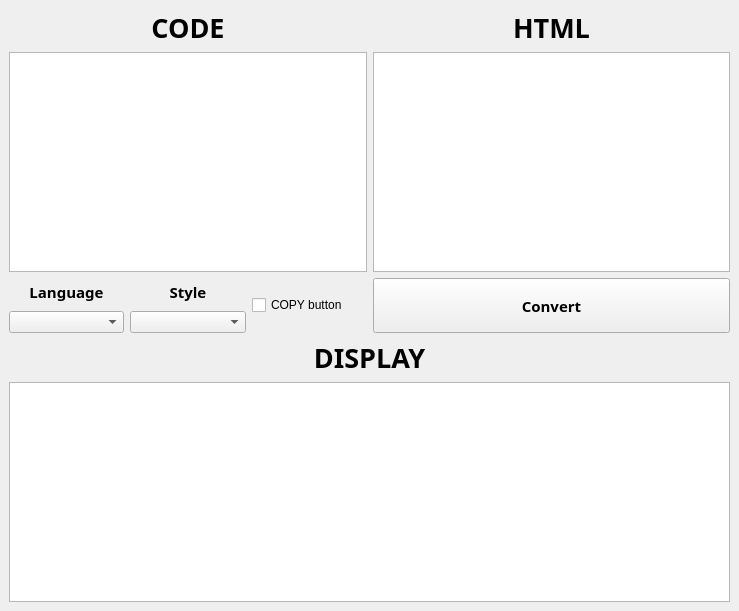
<?xml version="1.0" encoding="UTF-8"?>
<ui version="4.0">
 <class>MainWindow</class>
 <widget class="QMainWindow" name="MainWindow">
  <property name="geometry">
   <rect>
    <x>0</x>
    <y>0</y>
    <width>739</width>
    <height>611</height>
   </rect>
  </property>
  <property name="windowTitle">
   <string>MainWindow</string>
  </property>
  <property name="toolTipDuration">
   <number>-5</number>
  </property>
  <widget class="QWidget" name="centralwidget">
   <property name="styleSheet">
    <string notr="true"/>
   </property>
   <layout class="QVBoxLayout" name="verticalLayout_7">
    <item>
     <layout class="QVBoxLayout" name="verticalLayout_6">
      <item>
       <layout class="QHBoxLayout" name="horizontalLayout">
        <item>
         <layout class="QVBoxLayout" name="verticalLayout">
          <item>
           <widget class="QLabel" name="label">
            <property name="font">
             <font>
              <family>Waree</family>
              <pointsize>20</pointsize>
              <weight>75</weight>
              <bold>true</bold>
             </font>
            </property>
            <property name="text">
             <string>CODE</string>
            </property>
            <property name="alignment">
             <set>Qt::AlignCenter</set>
            </property>
           </widget>
          </item>
          <item>
           <widget class="QPlainTextEdit" name="plainTextEdit">
            <property name="font">
             <font>
              <pointsize>14</pointsize>
             </font>
            </property>
           </widget>
          </item>
         </layout>
        </item>
        <item>
         <layout class="QVBoxLayout" name="verticalLayout_2">
          <item>
           <widget class="QLabel" name="label_2">
            <property name="font">
             <font>
              <family>Waree</family>
              <pointsize>20</pointsize>
              <weight>75</weight>
              <bold>true</bold>
             </font>
            </property>
            <property name="text">
             <string>HTML</string>
            </property>
            <property name="alignment">
             <set>Qt::AlignCenter</set>
            </property>
           </widget>
          </item>
          <item>
           <widget class="QPlainTextEdit" name="plainTextEdit_2">
            <property name="font">
             <font>
              <pointsize>14</pointsize>
             </font>
            </property>
           </widget>
          </item>
         </layout>
        </item>
       </layout>
      </item>
      <item>
       <layout class="QHBoxLayout" name="horizontalLayout_3">
        <item>
         <layout class="QHBoxLayout" name="horizontalLayout_2">
          <item>
           <layout class="QVBoxLayout" name="verticalLayout_3">
            <item>
             <widget class="QLabel" name="label_4">
              <property name="font">
               <font>
                <family>Waree</family>
                <pointsize>11</pointsize>
                <weight>75</weight>
                <bold>true</bold>
               </font>
              </property>
              <property name="text">
               <string>Language</string>
              </property>
              <property name="alignment">
               <set>Qt::AlignCenter</set>
              </property>
             </widget>
            </item>
            <item>
             <widget class="QComboBox" name="comboBox"/>
            </item>
           </layout>
          </item>
          <item>
           <layout class="QVBoxLayout" name="verticalLayout_4">
            <item>
             <widget class="QLabel" name="label_5">
              <property name="font">
               <font>
                <family>Waree</family>
                <pointsize>11</pointsize>
                <weight>75</weight>
                <bold>true</bold>
               </font>
              </property>
              <property name="text">
               <string>Style</string>
              </property>
              <property name="alignment">
               <set>Qt::AlignCenter</set>
              </property>
             </widget>
            </item>
            <item>
             <widget class="QComboBox" name="comboBox_2"/>
            </item>
           </layout>
          </item>
          <item>
           <widget class="QCheckBox" name="checkBox">
            <property name="text">
             <string>COPY button</string>
            </property>
           </widget>
          </item>
         </layout>
        </item>
        <item>
         <widget class="QPushButton" name="pushButton">
          <property name="minimumSize">
           <size>
            <width>70</width>
            <height>55</height>
           </size>
          </property>
          <property name="font">
           <font>
            <family>Waree</family>
            <pointsize>11</pointsize>
            <weight>75</weight>
            <bold>true</bold>
           </font>
          </property>
          <property name="text">
           <string>Convert</string>
          </property>
         </widget>
        </item>
       </layout>
      </item>
      <item>
       <layout class="QVBoxLayout" name="verticalLayout_5">
        <item>
         <widget class="QLabel" name="label_3">
          <property name="font">
           <font>
            <family>Waree</family>
            <pointsize>20</pointsize>
            <weight>75</weight>
            <bold>true</bold>
           </font>
          </property>
          <property name="text">
           <string>DISPLAY</string>
          </property>
          <property name="alignment">
           <set>Qt::AlignCenter</set>
          </property>
         </widget>
        </item>
        <item>
         <widget class="QTextBrowser" name="textBrowser">
          <property name="font">
           <font>
            <pointsize>14</pointsize>
           </font>
          </property>
          <property name="html">
           <string>&lt;!DOCTYPE HTML PUBLIC &quot;-//W3C//DTD HTML 4.0//EN&quot; &quot;http://www.w3.org/TR/REC-html40/strict.dtd&quot;&gt;
&lt;html&gt;&lt;head&gt;&lt;meta name=&quot;qrichtext&quot; content=&quot;1&quot; /&gt;&lt;style type=&quot;text/css&quot;&gt;
p, li { white-space: pre-wrap; }
&lt;/style&gt;&lt;/head&gt;&lt;body style=&quot; font-family:'.AppleSystemUIFont'; font-size:14pt; font-weight:400; font-style:normal;&quot;&gt;
&lt;p style=&quot;-qt-paragraph-type:empty; margin-top:0px; margin-bottom:0px; margin-left:0px; margin-right:0px; -qt-block-indent:0; text-indent:0px; font-family:'Sans Serif'; font-size:9pt;&quot;&gt;&lt;br /&gt;&lt;/p&gt;&lt;/body&gt;&lt;/html&gt;</string>
          </property>
         </widget>
        </item>
       </layout>
      </item>
     </layout>
    </item>
   </layout>
  </widget>
 </widget>
 <resources/>
 <connections/>
</ui>
